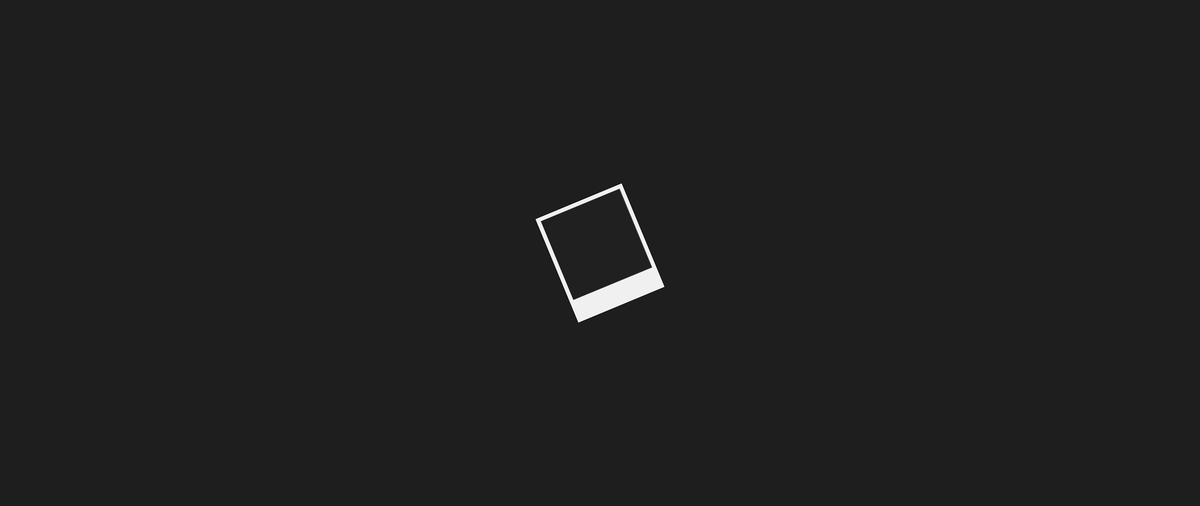
Frame 1 (no input)
Frame 2 (the mouse pressed at the canvas centre, redrawn once): identical to frame 1, image omitted

The Processing sketch that drew this single still picture (run headless with seeded random() and noise(); the mouse was pressed at the canvas centre and the sketch redrawn once):

// Processing sketch: memento
// ── memento.pde
// Manuale di Programmazione Cinematografica
// Daniele Olmisani, 2015

// Memento

final color PAPER = color(30);
final color INK = color(240);

final int SIZE = 200;

void setup() {
  
  size(2560, 1080);
  noLoop();
}

void draw() {
  
  translate(width/2.0, height/2.0);
  rotate(-QUARTER_PI/2);
  
  background(PAPER);
  fill(INK);
  
  rectMode(CENTER);
  
  rect(0, 0, SIZE, 1.2*SIZE);
  translate(0, -0.1*SIZE);
  
  fill(32);
  
  rect(0, 0, 0.9*SIZE, 0.9*SIZE);
  
  save("memento.png");
}
